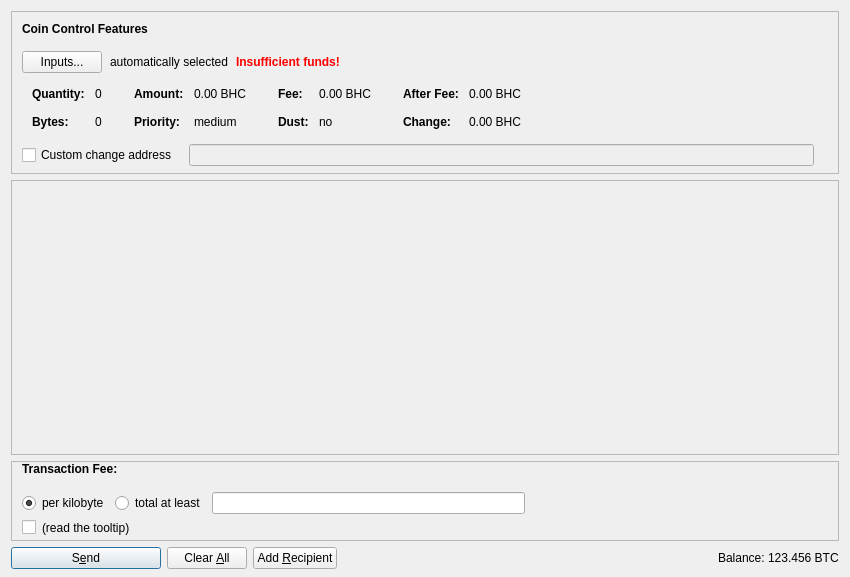
<?xml version="1.0" encoding="UTF-8"?>
<ui version="4.0">
 <class>SendCoinsDialog</class>
 <widget class="QDialog" name="SendCoinsDialog">
  <property name="geometry">
   <rect>
    <x>0</x>
    <y>0</y>
    <width>850</width>
    <height>577</height>
   </rect>
  </property>
  <property name="windowTitle">
   <string>Send Coins</string>
  </property>
  <layout class="QVBoxLayout" name="verticalLayout" stretch="0,1,0,0">
   <property name="bottomMargin">
    <number>8</number>
   </property>
   <item>
    <widget class="QFrame" name="frameCoinControl">
     <property name="sizePolicy">
      <sizepolicy hsizetype="Expanding" vsizetype="Expanding">
       <horstretch>0</horstretch>
       <verstretch>0</verstretch>
      </sizepolicy>
     </property>
     <property name="maximumSize">
      <size>
       <width>16777215</width>
       <height>16777215</height>
      </size>
     </property>
     <property name="frameShape">
      <enum>QFrame::StyledPanel</enum>
     </property>
     <property name="frameShadow">
      <enum>QFrame::Sunken</enum>
     </property>
     <layout class="QVBoxLayout" name="verticalLayoutCoinControl2">
      <property name="spacing">
       <number>0</number>
      </property>
      <property name="leftMargin">
       <number>0</number>
      </property>
      <property name="topMargin">
       <number>0</number>
      </property>
      <property name="rightMargin">
       <number>0</number>
      </property>
      <property name="bottomMargin">
       <number>6</number>
      </property>
      <item>
       <layout class="QVBoxLayout" name="verticalLayoutCoinControl" stretch="0,0,0,0,1">
        <property name="spacing">
         <number>0</number>
        </property>
        <property name="leftMargin">
         <number>10</number>
        </property>
        <property name="topMargin">
         <number>10</number>
        </property>
        <item>
         <layout class="QHBoxLayout" name="horizontalLayoutCoinControl1">
          <property name="bottomMargin">
           <number>15</number>
          </property>
          <item>
           <widget class="QLabel" name="labelCoinControlFeatures">
            <property name="sizePolicy">
             <sizepolicy hsizetype="Preferred" vsizetype="Maximum">
              <horstretch>0</horstretch>
              <verstretch>0</verstretch>
             </sizepolicy>
            </property>
            <property name="font">
             <font>
              <weight>75</weight>
              <bold>true</bold>
             </font>
            </property>
            <property name="styleSheet">
             <string notr="true">font-weight:bold;</string>
            </property>
            <property name="text">
             <string>Coin Control Features</string>
            </property>
           </widget>
          </item>
         </layout>
        </item>
        <item>
         <layout class="QHBoxLayout" name="horizontalLayoutCoinControl2" stretch="0,0,0,0">
          <property name="spacing">
           <number>8</number>
          </property>
          <property name="bottomMargin">
           <number>10</number>
          </property>
          <item>
           <widget class="QPushButton" name="pushButtonCoinControl">
            <property name="styleSheet">
             <string notr="true"/>
            </property>
            <property name="text">
             <string>Inputs...</string>
            </property>
            <property name="autoDefault">
             <bool>false</bool>
            </property>
           </widget>
          </item>
          <item>
           <widget class="QLabel" name="labelCoinControlAutomaticallySelected">
            <property name="text">
             <string>automatically selected</string>
            </property>
            <property name="margin">
             <number>5</number>
            </property>
           </widget>
          </item>
          <item>
           <widget class="QLabel" name="labelCoinControlInsuffFunds">
            <property name="font">
             <font>
              <weight>75</weight>
              <bold>true</bold>
             </font>
            </property>
            <property name="styleSheet">
             <string notr="true">color:red;font-weight:bold;</string>
            </property>
            <property name="text">
             <string>Insufficient funds!</string>
            </property>
            <property name="margin">
             <number>5</number>
            </property>
           </widget>
          </item>
          <item>
           <spacer name="horizontalSpacerCoinControl">
            <property name="orientation">
             <enum>Qt::Horizontal</enum>
            </property>
            <property name="sizeHint" stdset="0">
             <size>
              <width>40</width>
              <height>1</height>
             </size>
            </property>
           </spacer>
          </item>
         </layout>
        </item>
        <item>
         <widget class="QWidget" name="widgetCoinControl" native="true">
          <property name="sizePolicy">
           <sizepolicy hsizetype="Preferred" vsizetype="Preferred">
            <horstretch>0</horstretch>
            <verstretch>0</verstretch>
           </sizepolicy>
          </property>
          <property name="minimumSize">
           <size>
            <width>0</width>
            <height>0</height>
           </size>
          </property>
          <property name="styleSheet">
           <string notr="true"/>
          </property>
          <layout class="QHBoxLayout" name="horizontalLayoutCoinControl5">
           <property name="leftMargin">
            <number>0</number>
           </property>
           <property name="topMargin">
            <number>0</number>
           </property>
           <property name="rightMargin">
            <number>0</number>
           </property>
           <property name="bottomMargin">
            <number>0</number>
           </property>
           <item>
            <layout class="QHBoxLayout" name="horizontalLayoutCoinControl3" stretch="0,0,0,1">
             <property name="spacing">
              <number>20</number>
             </property>
             <property name="topMargin">
              <number>0</number>
             </property>
             <property name="bottomMargin">
              <number>10</number>
             </property>
             <item>
              <layout class="QFormLayout" name="formLayoutCoinControl1">
               <property name="horizontalSpacing">
                <number>10</number>
               </property>
               <property name="verticalSpacing">
                <number>14</number>
               </property>
               <property name="leftMargin">
                <number>10</number>
               </property>
               <property name="topMargin">
                <number>4</number>
               </property>
               <property name="rightMargin">
                <number>6</number>
               </property>
               <item row="0" column="0">
                <widget class="QLabel" name="labelCoinControlQuantityText">
                 <property name="font">
                  <font>
                   <weight>75</weight>
                   <bold>true</bold>
                  </font>
                 </property>
                 <property name="text">
                  <string>Quantity:</string>
                 </property>
                 <property name="margin">
                  <number>0</number>
                 </property>
                </widget>
               </item>
               <item row="0" column="1">
                <widget class="QLabel" name="labelCoinControlQuantity">
                 <property name="cursor">
                  <cursorShape>IBeamCursor</cursorShape>
                 </property>
                 <property name="contextMenuPolicy">
                  <enum>Qt::ActionsContextMenu</enum>
                 </property>
                 <property name="text">
                  <string notr="true">0</string>
                 </property>
                 <property name="margin">
                  <number>0</number>
                 </property>
                 <property name="textInteractionFlags">
                  <set>Qt::LinksAccessibleByMouse|Qt::TextSelectableByKeyboard|Qt::TextSelectableByMouse</set>
                 </property>
                </widget>
               </item>
               <item row="1" column="0">
                <widget class="QLabel" name="labelCoinControlBytesText">
                 <property name="font">
                  <font>
                   <weight>75</weight>
                   <bold>true</bold>
                  </font>
                 </property>
                 <property name="text">
                  <string>Bytes:</string>
                 </property>
                </widget>
               </item>
               <item row="1" column="1">
                <widget class="QLabel" name="labelCoinControlBytes">
                 <property name="cursor">
                  <cursorShape>IBeamCursor</cursorShape>
                 </property>
                 <property name="contextMenuPolicy">
                  <enum>Qt::ActionsContextMenu</enum>
                 </property>
                 <property name="text">
                  <string notr="true">0</string>
                 </property>
                 <property name="textInteractionFlags">
                  <set>Qt::LinksAccessibleByMouse|Qt::TextSelectableByKeyboard|Qt::TextSelectableByMouse</set>
                 </property>
                </widget>
               </item>
              </layout>
             </item>
             <item>
              <layout class="QFormLayout" name="formLayoutCoinControl2">
               <property name="horizontalSpacing">
                <number>10</number>
               </property>
               <property name="verticalSpacing">
                <number>14</number>
               </property>
               <property name="leftMargin">
                <number>6</number>
               </property>
               <property name="topMargin">
                <number>4</number>
               </property>
               <property name="rightMargin">
                <number>6</number>
               </property>
               <item row="0" column="0">
                <widget class="QLabel" name="labelCoinControlAmountText">
                 <property name="font">
                  <font>
                   <weight>75</weight>
                   <bold>true</bold>
                  </font>
                 </property>
                 <property name="text">
                  <string>Amount:</string>
                 </property>
                 <property name="margin">
                  <number>0</number>
                 </property>
                </widget>
               </item>
               <item row="0" column="1">
                <widget class="QLabel" name="labelCoinControlAmount">
                 <property name="cursor">
                  <cursorShape>IBeamCursor</cursorShape>
                 </property>
                 <property name="contextMenuPolicy">
                  <enum>Qt::ActionsContextMenu</enum>
                 </property>
                 <property name="text">
                  <string notr="true">0.00 BHC</string>
                 </property>
                 <property name="textInteractionFlags">
                  <set>Qt::LinksAccessibleByMouse|Qt::TextSelectableByKeyboard|Qt::TextSelectableByMouse</set>
                 </property>
                </widget>
               </item>
               <item row="1" column="0">
                <widget class="QLabel" name="labelCoinControlPriorityText">
                 <property name="font">
                  <font>
                   <weight>75</weight>
                   <bold>true</bold>
                  </font>
                 </property>
                 <property name="text">
                  <string>Priority:</string>
                 </property>
                </widget>
               </item>
               <item row="1" column="1">
                <widget class="QLabel" name="labelCoinControlPriority">
                 <property name="cursor">
                  <cursorShape>IBeamCursor</cursorShape>
                 </property>
                 <property name="contextMenuPolicy">
                  <enum>Qt::ActionsContextMenu</enum>
                 </property>
                 <property name="text">
                  <string notr="true">medium</string>
                 </property>
                 <property name="textInteractionFlags">
                  <set>Qt::LinksAccessibleByMouse|Qt::TextSelectableByKeyboard|Qt::TextSelectableByMouse</set>
                 </property>
                </widget>
               </item>
              </layout>
             </item>
             <item>
              <layout class="QFormLayout" name="formLayoutCoinControl3">
               <property name="horizontalSpacing">
                <number>10</number>
               </property>
               <property name="verticalSpacing">
                <number>14</number>
               </property>
               <property name="leftMargin">
                <number>6</number>
               </property>
               <property name="topMargin">
                <number>4</number>
               </property>
               <property name="rightMargin">
                <number>6</number>
               </property>
               <item row="0" column="0">
                <widget class="QLabel" name="labelCoinControlFeeText">
                 <property name="font">
                  <font>
                   <weight>75</weight>
                   <bold>true</bold>
                  </font>
                 </property>
                 <property name="text">
                  <string>Fee:</string>
                 </property>
                 <property name="margin">
                  <number>0</number>
                 </property>
                </widget>
               </item>
               <item row="0" column="1">
                <widget class="QLabel" name="labelCoinControlFee">
                 <property name="cursor">
                  <cursorShape>IBeamCursor</cursorShape>
                 </property>
                 <property name="contextMenuPolicy">
                  <enum>Qt::ActionsContextMenu</enum>
                 </property>
                 <property name="text">
                  <string notr="true">0.00 BHC</string>
                 </property>
                 <property name="textInteractionFlags">
                  <set>Qt::LinksAccessibleByMouse|Qt::TextSelectableByKeyboard|Qt::TextSelectableByMouse</set>
                 </property>
                </widget>
               </item>
               <item row="1" column="0">
                <widget class="QLabel" name="labelCoinControlLowOutputText">
                 <property name="font">
                  <font>
                   <weight>75</weight>
                   <bold>true</bold>
                  </font>
                 </property>
                 <property name="text">
                  <string>Dust:</string>
                 </property>
                </widget>
               </item>
               <item row="1" column="1">
                <widget class="QLabel" name="labelCoinControlLowOutput">
                 <property name="cursor">
                  <cursorShape>IBeamCursor</cursorShape>
                 </property>
                 <property name="contextMenuPolicy">
                  <enum>Qt::ActionsContextMenu</enum>
                 </property>
                 <property name="text">
                  <string notr="true">no</string>
                 </property>
                 <property name="textInteractionFlags">
                  <set>Qt::LinksAccessibleByMouse|Qt::TextSelectableByKeyboard|Qt::TextSelectableByMouse</set>
                 </property>
                </widget>
               </item>
              </layout>
             </item>
             <item>
              <layout class="QFormLayout" name="formLayoutCoinControl4">
               <property name="horizontalSpacing">
                <number>10</number>
               </property>
               <property name="verticalSpacing">
                <number>14</number>
               </property>
               <property name="leftMargin">
                <number>6</number>
               </property>
               <property name="topMargin">
                <number>4</number>
               </property>
               <property name="rightMargin">
                <number>6</number>
               </property>
               <item row="0" column="0">
                <widget class="QLabel" name="labelCoinControlAfterFeeText">
                 <property name="font">
                  <font>
                   <weight>75</weight>
                   <bold>true</bold>
                  </font>
                 </property>
                 <property name="text">
                  <string>After Fee:</string>
                 </property>
                 <property name="margin">
                  <number>0</number>
                 </property>
                </widget>
               </item>
               <item row="0" column="1">
                <widget class="QLabel" name="labelCoinControlAfterFee">
                 <property name="cursor">
                  <cursorShape>IBeamCursor</cursorShape>
                 </property>
                 <property name="contextMenuPolicy">
                  <enum>Qt::ActionsContextMenu</enum>
                 </property>
                 <property name="text">
                  <string notr="true">0.00 BHC</string>
                 </property>
                 <property name="textInteractionFlags">
                  <set>Qt::LinksAccessibleByMouse|Qt::TextSelectableByKeyboard|Qt::TextSelectableByMouse</set>
                 </property>
                </widget>
               </item>
               <item row="1" column="0">
                <widget class="QLabel" name="labelCoinControlChangeText">
                 <property name="font">
                  <font>
                   <weight>75</weight>
                   <bold>true</bold>
                  </font>
                 </property>
                 <property name="text">
                  <string>Change:</string>
                 </property>
                </widget>
               </item>
               <item row="1" column="1">
                <widget class="QLabel" name="labelCoinControlChange">
                 <property name="cursor">
                  <cursorShape>IBeamCursor</cursorShape>
                 </property>
                 <property name="contextMenuPolicy">
                  <enum>Qt::ActionsContextMenu</enum>
                 </property>
                 <property name="text">
                  <string notr="true">0.00 BHC</string>
                 </property>
                 <property name="textInteractionFlags">
                  <set>Qt::LinksAccessibleByMouse|Qt::TextSelectableByKeyboard|Qt::TextSelectableByMouse</set>
                 </property>
                </widget>
               </item>
              </layout>
             </item>
            </layout>
           </item>
          </layout>
         </widget>
        </item>
        <item>
         <layout class="QHBoxLayout" name="horizontalLayoutCoinControl4" stretch="0,0,0">
          <property name="spacing">
           <number>12</number>
          </property>
          <property name="sizeConstraint">
           <enum>QLayout::SetDefaultConstraint</enum>
          </property>
          <property name="topMargin">
           <number>5</number>
          </property>
          <property name="rightMargin">
           <number>5</number>
          </property>
          <item>
           <widget class="QCheckBox" name="checkBoxCoinControlChange">
            <property name="toolTip">
             <string>If this is activated, but the change address is empty or invalid, change will be sent to a newly generated address.</string>
            </property>
            <property name="text">
             <string>Custom change address</string>
            </property>
           </widget>
          </item>
          <item>
           <widget class="QValidatedLineEdit" name="lineEditCoinControlChange">
            <property name="enabled">
             <bool>false</bool>
            </property>
            <property name="sizePolicy">
             <sizepolicy hsizetype="Expanding" vsizetype="Fixed">
              <horstretch>0</horstretch>
              <verstretch>0</verstretch>
             </sizepolicy>
            </property>
           </widget>
          </item>
          <item>
           <widget class="QLabel" name="labelCoinControlChangeLabel">
            <property name="sizePolicy">
             <sizepolicy hsizetype="Preferred" vsizetype="Expanding">
              <horstretch>0</horstretch>
              <verstretch>0</verstretch>
             </sizepolicy>
            </property>
            <property name="minimumSize">
             <size>
              <width>0</width>
              <height>0</height>
             </size>
            </property>
            <property name="text">
             <string/>
            </property>
            <property name="margin">
             <number>3</number>
            </property>
           </widget>
          </item>
         </layout>
        </item>
        <item>
         <spacer name="verticalSpacerCoinControl">
          <property name="orientation">
           <enum>Qt::Vertical</enum>
          </property>
          <property name="sizeHint" stdset="0">
           <size>
            <width>800</width>
            <height>1</height>
           </size>
          </property>
         </spacer>
        </item>
       </layout>
      </item>
     </layout>
    </widget>
   </item>
   <item>
    <widget class="QScrollArea" name="scrollArea">
     <property name="widgetResizable">
      <bool>true</bool>
     </property>
     <widget class="QWidget" name="scrollAreaWidgetContents">
      <property name="geometry">
       <rect>
        <x>0</x>
        <y>0</y>
        <width>824</width>
        <height>198</height>
       </rect>
      </property>
      <layout class="QVBoxLayout" name="verticalLayout_2" stretch="0,1">
       <property name="leftMargin">
        <number>0</number>
       </property>
       <property name="topMargin">
        <number>0</number>
       </property>
       <property name="rightMargin">
        <number>0</number>
       </property>
       <property name="bottomMargin">
        <number>0</number>
       </property>
       <item>
        <layout class="QVBoxLayout" name="entries">
         <property name="spacing">
          <number>6</number>
         </property>
        </layout>
       </item>
       <item>
        <spacer name="verticalSpacer">
         <property name="orientation">
          <enum>Qt::Vertical</enum>
         </property>
         <property name="sizeHint" stdset="0">
          <size>
           <width>20</width>
           <height>40</height>
          </size>
         </property>
        </spacer>
       </item>
      </layout>
     </widget>
    </widget>
   </item>
   <item>
    <widget class="QFrame" name="frameFee">
     <property name="enabled">
      <bool>true</bool>
     </property>
     <property name="sizePolicy">
      <sizepolicy hsizetype="Expanding" vsizetype="Expanding">
       <horstretch>0</horstretch>
       <verstretch>0</verstretch>
      </sizepolicy>
     </property>
     <property name="maximumSize">
      <size>
       <width>16777215</width>
       <height>16777215</height>
      </size>
     </property>
     <property name="frameShape">
      <enum>QFrame::StyledPanel</enum>
     </property>
     <property name="frameShadow">
      <enum>QFrame::Sunken</enum>
     </property>
     <layout class="QVBoxLayout" name="verticalLayoutFee1">
      <property name="spacing">
       <number>0</number>
      </property>
      <property name="leftMargin">
       <number>0</number>
      </property>
      <property name="topMargin">
       <number>0</number>
      </property>
      <property name="rightMargin">
       <number>0</number>
      </property>
      <property name="bottomMargin">
       <number>0</number>
      </property>
      <item>
       <layout class="QVBoxLayout" name="verticalLayoutFee2" stretch="0,0,0">
        <property name="spacing">
         <number>0</number>
        </property>
        <property name="sizeConstraint">
         <enum>QLayout::SetMinimumSize</enum>
        </property>
        <property name="leftMargin">
         <number>10</number>
        </property>
        <property name="topMargin">
         <number>0</number>
        </property>
        <item>
         <layout class="QHBoxLayout" name="horizontalLayoutFee1">
          <property name="bottomMargin">
           <number>0</number>
          </property>
          <item>
           <layout class="QVBoxLayout" name="verticalLayoutFee7">
            <property name="spacing">
             <number>0</number>
            </property>
            <item>
             <layout class="QHBoxLayout" name="horizontalLayoutSmartFee">
              <property name="spacing">
               <number>10</number>
              </property>
              <item>
               <widget class="QLabel" name="labelFeeHeadline">
                <property name="sizePolicy">
                 <sizepolicy hsizetype="Preferred" vsizetype="Maximum">
                  <horstretch>0</horstretch>
                  <verstretch>0</verstretch>
                 </sizepolicy>
                </property>
                <property name="font">
                 <font>
                  <weight>75</weight>
                  <bold>true</bold>
                 </font>
                </property>
                <property name="styleSheet">
                 <string notr="true">font-weight:bold;</string>
                </property>
                <property name="text">
                 <string>Transaction Fee:</string>
                </property>
               </widget>
              </item>
             </layout>
            </item>
            <item>
             <spacer name="verticalSpacer_5">
              <property name="orientation">
               <enum>Qt::Vertical</enum>
              </property>
              <property name="sizeHint" stdset="0">
               <size>
                <width>1</width>
                <height>1</height>
               </size>
              </property>
             </spacer>
            </item>
           </layout>
          </item>
          <item>
           <spacer name="horizontalSpacer_4">
            <property name="orientation">
             <enum>Qt::Horizontal</enum>
            </property>
            <property name="sizeHint" stdset="0">
             <size>
              <width>40</width>
              <height>20</height>
             </size>
            </property>
           </spacer>
          </item>
         </layout>
        </item>
        <item>
         <widget class="QFrame" name="frameFeeSelection">
          <layout class="QVBoxLayout" name="verticalLayoutFee12">
           <property name="spacing">
            <number>0</number>
           </property>
           <property name="leftMargin">
            <number>0</number>
           </property>
           <property name="topMargin">
            <number>0</number>
           </property>
           <property name="rightMargin">
            <number>0</number>
           </property>
           <property name="bottomMargin">
            <number>0</number>
           </property>
           <item>
            <layout class="QGridLayout" name="gridLayoutFee">
             <property name="sizeConstraint">
              <enum>QLayout::SetNoConstraint</enum>
             </property>
             <property name="topMargin">
              <number>10</number>
             </property>
             <property name="bottomMargin">
              <number>4</number>
             </property>
             <property name="horizontalSpacing">
              <number>10</number>
             </property>
             <property name="verticalSpacing">
              <number>4</number>
             </property>
             <item row="0" column="0">
              <layout class="QVBoxLayout" name="verticalLayoutFee8">
               <property name="spacing">
                <number>6</number>
               </property>
               <item>
                <layout class="QHBoxLayout" name="horizontalLayoutFee13">
                 <item>
                  <widget class="QRadioButton" name="radioCustomPerKilobyte">
                   <property name="toolTip">
                    <string>If the custom fee is set to 1000 satoshis and the transaction is only 250 bytes, then &quot;per kilobyte&quot; only pays 250 satoshis in fee, while &quot;total at least&quot; pays 1000 satoshis. For transactions bigger than a kilobyte both pay by kilobyte.</string>
                   </property>
                   <property name="text">
                    <string>per kilobyte</string>
                   </property>
                   <property name="checked">
                    <bool>true</bool>
                   </property>
                  </widget>
                 </item>
                 <item>
                  <widget class="QRadioButton" name="radioCustomAtLeast">
                   <property name="toolTip">
                    <string>If the custom fee is set to 1000 satoshis and the transaction is only 250 bytes, then &quot;per kilobyte&quot; only pays 250 satoshis in fee, while &quot;total at least&quot; pays 1000 satoshis. For transactions bigger than a kilobyte both pay by kilobyte.</string>
                   </property>
                   <property name="text">
                    <string>total at least</string>
                   </property>
                  </widget>
                 </item>
                 <item>
                  <widget class="BitcoinAmountField" name="customFee"/>
                 </item>
                 <item>
                  <spacer name="horizontalSpacer_6">
                   <property name="orientation">
                    <enum>Qt::Horizontal</enum>
                   </property>
                   <property name="sizeHint" stdset="0">
                    <size>
                     <width>1</width>
                     <height>1</height>
                    </size>
                   </property>
                  </spacer>
                 </item>
                </layout>
               </item>
               <item>
                <layout class="QHBoxLayout" name="horizontalLayoutFee8">
                 <item>
                  <widget class="QCheckBox" name="checkBoxMinimumFee">
                   <property name="enabled">
                    <bool>true</bool>
                   </property>
                   <property name="toolTip">
                    <string>Paying only the minimum fee is just fine as long as there is less transaction volume than space in the blocks. But be aware that this can end up in a never confirming transaction once there is more demand for Blackholechain transactions than the network can process.</string>
                   </property>
                   <property name="text">
                    <string/>
                   </property>
                  </widget>
                 </item>
                 <item>
                  <widget class="QLabel" name="labelMinFeeWarning">
                   <property name="enabled">
                    <bool>true</bool>
                   </property>
                   <property name="toolTip">
                    <string>Paying only the minimum fee is just fine as long as there is less transaction volume than space in the blocks. But be aware that this can end up in a never confirming transaction once there is more demand for Blackholechain transactions than the network can process.</string>
                   </property>
                   <property name="text">
                    <string>(read the tooltip)</string>
                   </property>
                   <property name="margin">
                    <number>5</number>
                   </property>
                  </widget>
                 </item>
                 <item>
                  <spacer name="horizontalSpacer_2">
                   <property name="orientation">
                    <enum>Qt::Horizontal</enum>
                   </property>
                   <property name="sizeHint" stdset="0">
                    <size>
                     <width>1</width>
                     <height>1</height>
                    </size>
                   </property>
                  </spacer>
                 </item>
                </layout>
               </item>
              </layout>
             </item>
            </layout>
           </item>
          </layout>
         </widget>
        </item>
        <item>
         <spacer name="verticalSpacerFee">
          <property name="orientation">
           <enum>Qt::Vertical</enum>
          </property>
          <property name="sizeHint" stdset="0">
           <size>
            <width>800</width>
            <height>1</height>
           </size>
          </property>
         </spacer>
        </item>
       </layout>
      </item>
     </layout>
    </widget>
   </item>
   <item>
    <layout class="QHBoxLayout" name="horizontalLayout">
     <item>
      <widget class="QPushButton" name="sendButton">
       <property name="minimumSize">
        <size>
         <width>150</width>
         <height>0</height>
        </size>
       </property>
       <property name="toolTip">
        <string>Confirm the send action</string>
       </property>
       <property name="text">
        <string>S&amp;end</string>
       </property>
       <property name="icon">
        <iconset resource="../bitcoin.qrc">
         <normaloff>:/icons/send</normaloff>:/icons/send</iconset>
       </property>
       <property name="autoDefault">
        <bool>false</bool>
       </property>
       <property name="default">
        <bool>true</bool>
       </property>
      </widget>
     </item>
     <item>
      <widget class="QPushButton" name="clearButton">
       <property name="sizePolicy">
        <sizepolicy hsizetype="Minimum" vsizetype="Fixed">
         <horstretch>0</horstretch>
         <verstretch>0</verstretch>
        </sizepolicy>
       </property>
       <property name="toolTip">
        <string>Clear all fields of the form.</string>
       </property>
       <property name="text">
        <string>Clear &amp;All</string>
       </property>
       <property name="icon">
        <iconset resource="../bitcoin.qrc">
         <normaloff>:/icons/remove</normaloff>:/icons/remove</iconset>
       </property>
       <property name="autoDefault">
        <bool>false</bool>
       </property>
      </widget>
     </item>
     <item>
      <widget class="QPushButton" name="addButton">
       <property name="toolTip">
        <string>Send to multiple recipients at once</string>
       </property>
       <property name="text">
        <string>Add &amp;Recipient</string>
       </property>
       <property name="icon">
        <iconset resource="../bitcoin.qrc">
         <normaloff>:/icons/add</normaloff>:/icons/add</iconset>
       </property>
       <property name="autoDefault">
        <bool>false</bool>
       </property>
      </widget>
     </item>
     <item>
      <spacer name="horizontalSpacer">
       <property name="orientation">
        <enum>Qt::Horizontal</enum>
       </property>
       <property name="sizeHint" stdset="0">
        <size>
         <width>40</width>
         <height>20</height>
        </size>
       </property>
      </spacer>
     </item>
     <item>
      <layout class="QHBoxLayout" name="horizontalLayout_2">
       <property name="spacing">
        <number>3</number>
       </property>
       <item>
        <widget class="QLabel" name="label">
         <property name="sizePolicy">
          <sizepolicy hsizetype="Preferred" vsizetype="Fixed">
           <horstretch>0</horstretch>
           <verstretch>0</verstretch>
          </sizepolicy>
         </property>
         <property name="text">
          <string>Balance:</string>
         </property>
        </widget>
       </item>
       <item>
        <widget class="QLabel" name="labelBalance">
         <property name="sizePolicy">
          <sizepolicy hsizetype="Preferred" vsizetype="Fixed">
           <horstretch>0</horstretch>
           <verstretch>0</verstretch>
          </sizepolicy>
         </property>
         <property name="cursor">
          <cursorShape>IBeamCursor</cursorShape>
         </property>
         <property name="text">
          <string notr="true">123.456 BTC</string>
         </property>
         <property name="textInteractionFlags">
          <set>Qt::LinksAccessibleByMouse|Qt::TextSelectableByKeyboard|Qt::TextSelectableByMouse</set>
         </property>
        </widget>
       </item>
      </layout>
     </item>
    </layout>
   </item>
  </layout>
 </widget>
 <customwidgets>
  <customwidget>
   <class>QValidatedLineEdit</class>
   <extends>QLineEdit</extends>
   <header>qvalidatedlineedit.h</header>
  </customwidget>
  <customwidget>
   <class>BitcoinAmountField</class>
   <extends>QLineEdit</extends>
   <header>bitcoinamountfield.h</header>
   <container>1</container>
  </customwidget>
 </customwidgets>
 <resources>
  <include location="../bitcoin.qrc"/>
 </resources>
 <connections/>
</ui>
